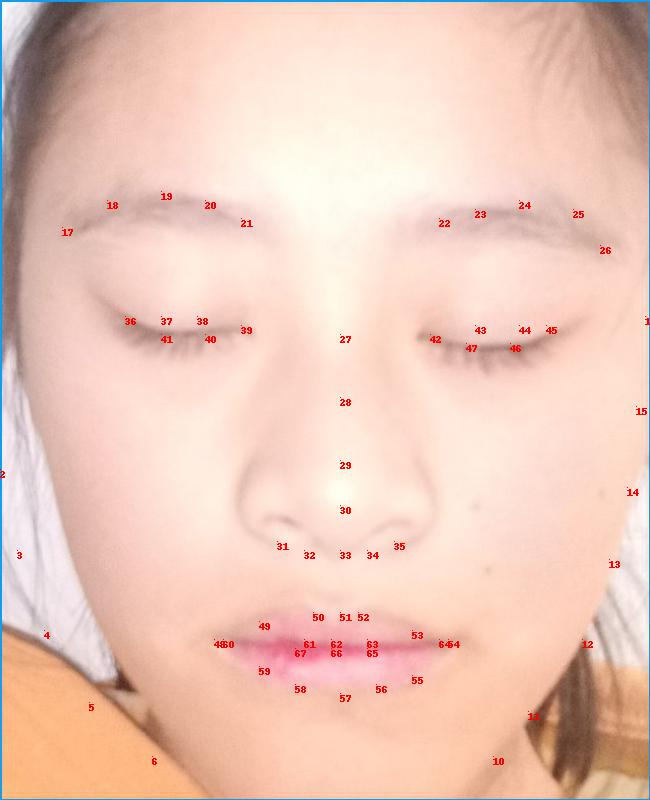
#> input picture Face_landmark/imgs/171180.jpg, 650 x 800 px
$ python -i img_preprocess_utils.py   (imports and definitions only)
#> lines starting #> are read from the running program, lines starting #| are printed output that depends on the picture
#!/usr/bin/env python
# -*- coding: utf-8 -*-
__author__ = 'Jia Xu'

import cv2
import numpy as np
from PIL import Image,ImageOps
import matplotlib.pyplot as plt
from skimage import data, img_as_float
from skimage import exposure

##灰度图处理光照不均
# [68 lines left out: functions unevenLightCompensate_color, unevenLightCompensate, not called in this run]


def hisEqulColor(img):
    ycrcb=cv2.cvtColor(img,cv2.COLOR_BGR2YCR_CB)
    channels=cv2.split(ycrcb)
    print (len(channels))
    cv2.equalizeHist(channels[0],channels[0])
    cv2.merge(channels,ycrcb)
    cv2.cvtColor(ycrcb,cv2.COLOR_YCR_CB2BGR,img)
    return img


# [9 lines left out: functions gamma_correction, logri_correction, not called in this run]

>>> import cv2
>>> picture = cv2.imread('../../Face_landmark/imgs/171180.jpg')
#> picture is the input picture: shape (800, 650, 3); mean B, G, R 187.3, 201.3, 236.9
>>> result = hisEqulColor(picture)
#> in hisEqulColor, `ycrcb=cv2.cvtColor(img,cv2.COLOR_BGR2YCR_CB)`: ycrcb: shape (800, 650, 3); mean of channels 0, 1, 2 210.3, 147, 115
#| 3
#> in hisEqulColor, `cv2.cvtColor(ycrcb,cv2.COLOR_YCR_CB2BGR,img)`: ycrcb: shape (800, 650, 3); mean of channels 0, 1, 2 129.4, 147, 115
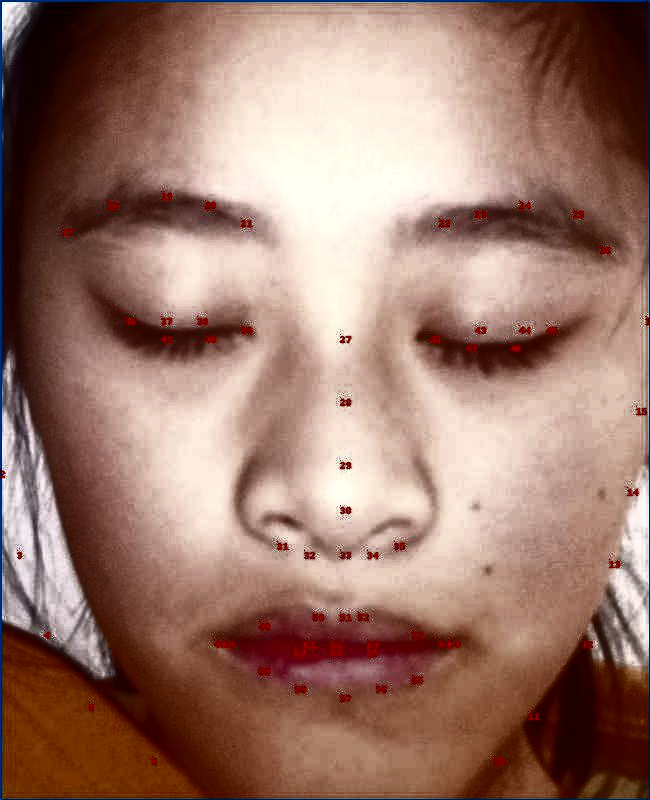
#> result: shape (800, 650, 3); mean B, G, R 107.9, 120.7, 156.4
